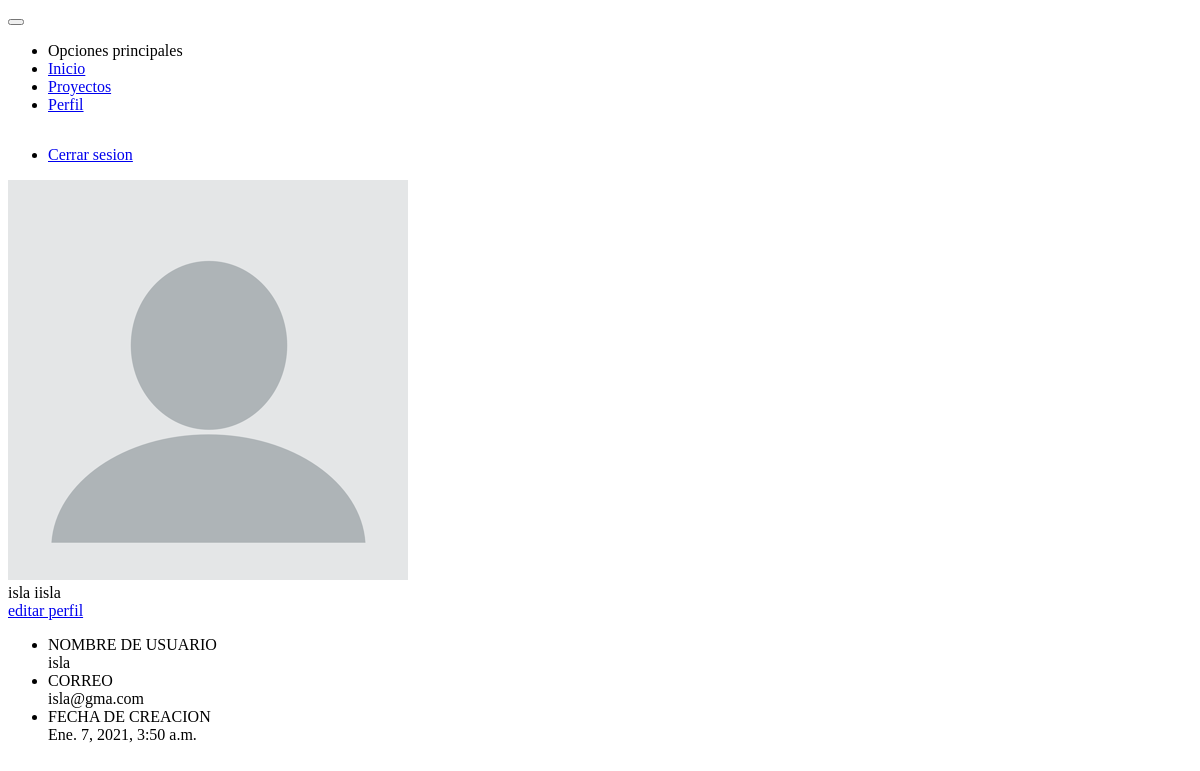
Page /perfil/ (signed in) on the committed database.
### profiles/models.py (models this page shows, shortened)
class Profile(models.Model):
    user = models.OneToOneField(User, on_delete=models.CASCADE)
    avatar = models.ImageField(default='avatar.png', upload_to='profiles/')
    phone = models.CharField(max_length=14, blank=True, null=True)
    direction = models.CharField(max_length=80, blank=True, null=True)
    created_at = models.DateTimeField(auto_now_add=timezone.now())
    updated_at = models.DateTimeField(auto_now=timezone.now())

### users/models.py (models this page shows)
class User(AbstractUser):
    def get_full_name(self):
        return f'{self.first_name} {self.last_name}'

### profiles/views.py (the view)
# urls.py: path('', views.profile_view, name='profile'),
@login_required(login_url='users:login')
def profile_view(request):
    template_name = 'profiles/profil.html'
    user = request.user
    profile = Profile.objects.filter(user=user).first()
    return render(request, template_name, {
        'profile': profile,
    })

### profiles/templates/profiles/profil.html (shortened to what this page needs)
{% extends 'base.html' %}
{% block content %}
<div class="card text-bold">
    <div class="card-content m-2">
        <div class="social-box">
            <div class="header bg-cyan fg-white">
                <img src="{{ profile.avatar.url }}" class="avatar img-fluid">
                <div class="title">{{ user.first_name }} {{ user.last_name }}</div>
                <a href="{% url 'profiles:update_profile' profile.pk %}" class="button success mt-2"> editar perfil</a>
            </div>
            <ul class="skills">
                <li>
                    <div>NOMBRE DE USUARIO</div>
                    <div class="text-bold">{{ user.username }}</div>
                </li>
                <li>
                    <div>CORREO</div>
                    <div class="text-bold">{{ user.email }}</div>
                </li>
                <li>
                    <div>FECHA DE CREACION</div>
                    <div class="text-bold">{{ user.date_joined }}</div>
                </li>
            </ul>
        </div>
    </div>
</div>
{% endblock %}

### rows in the picture
Profile: avatar (placeholder picture)
User: first_name "isla", last_name "iisla", username "isla", email "isla@gma.com", date_joined "Ene. 7, 2021, 3:50 a.m."
